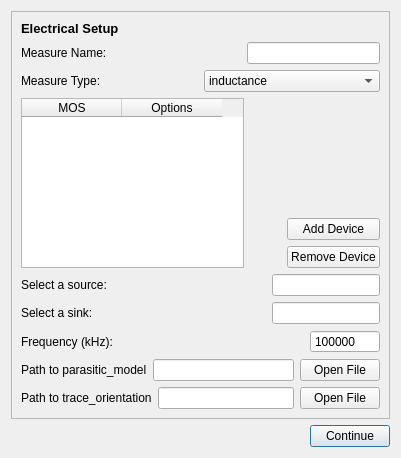
<?xml version="1.0" encoding="UTF-8"?>
<ui version="4.0">
 <class>Dialog</class>
 <widget class="QDialog" name="Dialog">
  <property name="geometry">
   <rect>
    <x>0</x>
    <y>0</y>
    <width>401</width>
    <height>458</height>
   </rect>
  </property>
  <property name="windowTitle">
   <string>Electrical Setup</string>
  </property>
  <layout class="QVBoxLayout" name="verticalLayout_3">
   <item>
    <widget class="QFrame" name="electrical_setup_2">
     <property name="frameShape">
      <enum>QFrame::StyledPanel</enum>
     </property>
     <property name="frameShadow">
      <enum>QFrame::Raised</enum>
     </property>
     <layout class="QVBoxLayout" name="verticalLayout_4">
      <item>
       <widget class="QLabel" name="label_17">
        <property name="text">
         <string>&lt;html&gt;&lt;head/&gt;&lt;body&gt;&lt;p align=&quot;justify&quot;&gt;&lt;span style=&quot; font-size:10pt; font-weight:600;&quot;&gt;Electrical Setup&lt;/span&gt;&lt;/p&gt;&lt;/body&gt;&lt;/html&gt;</string>
        </property>
       </widget>
      </item>
      <item>
       <layout class="QHBoxLayout" name="horizontalLayout_12">
        <item>
         <widget class="QLabel" name="label_19">
          <property name="text">
           <string>Measure Name:</string>
          </property>
         </widget>
        </item>
        <item>
         <spacer name="horizontalSpacer_3">
          <property name="orientation">
           <enum>Qt::Horizontal</enum>
          </property>
          <property name="sizeHint" stdset="0">
           <size>
            <width>40</width>
            <height>20</height>
           </size>
          </property>
         </spacer>
        </item>
        <item>
         <widget class="QLineEdit" name="lineEdit"/>
        </item>
       </layout>
      </item>
      <item>
       <layout class="QHBoxLayout" name="horizontalLayout_13">
        <item>
         <widget class="QLabel" name="label_20">
          <property name="text">
           <string>Measure Type:</string>
          </property>
         </widget>
        </item>
        <item>
         <widget class="QComboBox" name="comboBox_5">
          <item>
           <property name="text">
            <string>inductance</string>
           </property>
          </item>
          <item>
           <property name="text">
            <string>resistance</string>
           </property>
          </item>
         </widget>
        </item>
       </layout>
      </item>
      <item>
       <layout class="QHBoxLayout" name="horizontalLayout_3">
        <item>
         <widget class="QTableWidget" name="tableWidget">
          <column>
           <property name="text">
            <string>MOS</string>
           </property>
          </column>
          <column>
           <property name="text">
            <string>Options</string>
           </property>
          </column>
         </widget>
        </item>
        <item>
         <spacer name="horizontalSpacer_2">
          <property name="orientation">
           <enum>Qt::Horizontal</enum>
          </property>
          <property name="sizeType">
           <enum>QSizePolicy::Maximum</enum>
          </property>
          <property name="sizeHint" stdset="0">
           <size>
            <width>70</width>
            <height>20</height>
           </size>
          </property>
         </spacer>
        </item>
        <item>
         <layout class="QVBoxLayout" name="verticalLayout">
          <item>
           <spacer name="verticalSpacer">
            <property name="orientation">
             <enum>Qt::Vertical</enum>
            </property>
            <property name="sizeHint" stdset="0">
             <size>
              <width>20</width>
              <height>40</height>
             </size>
            </property>
           </spacer>
          </item>
          <item>
           <widget class="QPushButton" name="btn_add_device">
            <property name="text">
             <string>Add Device</string>
            </property>
           </widget>
          </item>
          <item>
           <widget class="QPushButton" name="btn_remove_device">
            <property name="text">
             <string>Remove Device</string>
            </property>
           </widget>
          </item>
         </layout>
        </item>
       </layout>
      </item>
      <item>
       <layout class="QHBoxLayout" name="horizontalLayout_15">
        <item>
         <widget class="QLabel" name="label_21">
          <property name="text">
           <string>Select a source:</string>
          </property>
         </widget>
        </item>
        <item>
         <widget class="QLineEdit" name="source_lineedit">
          <property name="sizePolicy">
           <sizepolicy hsizetype="Maximum" vsizetype="Fixed">
            <horstretch>0</horstretch>
            <verstretch>0</verstretch>
           </sizepolicy>
          </property>
         </widget>
        </item>
       </layout>
      </item>
      <item>
       <layout class="QHBoxLayout" name="horizontalLayout_16">
        <item>
         <widget class="QLabel" name="label_22">
          <property name="text">
           <string>Select a sink:</string>
          </property>
         </widget>
        </item>
        <item>
         <widget class="QLineEdit" name="sink_lineedit">
          <property name="sizePolicy">
           <sizepolicy hsizetype="Maximum" vsizetype="Fixed">
            <horstretch>0</horstretch>
            <verstretch>0</verstretch>
           </sizepolicy>
          </property>
         </widget>
        </item>
       </layout>
      </item>
      <item>
       <layout class="QHBoxLayout" name="horizontalLayout_14">
        <item>
         <widget class="QLabel" name="label_23">
          <property name="text">
           <string>Frequency (kHz):</string>
          </property>
         </widget>
        </item>
        <item>
         <widget class="QSpinBox" name="spinBox_9">
          <property name="sizePolicy">
           <sizepolicy hsizetype="Maximum" vsizetype="Fixed">
            <horstretch>0</horstretch>
            <verstretch>0</verstretch>
           </sizepolicy>
          </property>
          <property name="minimumSize">
           <size>
            <width>20</width>
            <height>0</height>
           </size>
          </property>
          <property name="maximumSize">
           <size>
            <width>70</width>
            <height>16777215</height>
           </size>
          </property>
          <property name="buttonSymbols">
           <enum>QAbstractSpinBox::NoButtons</enum>
          </property>
          <property name="specialValueText">
           <string>100000</string>
          </property>
          <property name="maximum">
           <number>1000000000</number>
          </property>
         </widget>
        </item>
       </layout>
      </item>
      <item>
       <layout class="QHBoxLayout" name="horizontalLayout_5">
        <item>
         <widget class="QLabel" name="label_6">
          <property name="text">
           <string>Path to parasitic_model</string>
          </property>
         </widget>
        </item>
        <item>
         <widget class="QLineEdit" name="parasitic_textedit"/>
        </item>
        <item>
         <widget class="QPushButton" name="btn_open_parasitic">
          <property name="sizePolicy">
           <sizepolicy hsizetype="Maximum" vsizetype="Fixed">
            <horstretch>0</horstretch>
            <verstretch>0</verstretch>
           </sizepolicy>
          </property>
          <property name="minimumSize">
           <size>
            <width>0</width>
            <height>0</height>
           </size>
          </property>
          <property name="maximumSize">
           <size>
            <width>85</width>
            <height>16777215</height>
           </size>
          </property>
          <property name="text">
           <string>Open File</string>
          </property>
         </widget>
        </item>
       </layout>
      </item>
      <item>
       <layout class="QHBoxLayout" name="horizontalLayout_4">
        <item>
         <widget class="QLabel" name="label_5">
          <property name="text">
           <string>Path to trace_orientation</string>
          </property>
         </widget>
        </item>
        <item>
         <widget class="QLineEdit" name="trace_textedit"/>
        </item>
        <item>
         <widget class="QPushButton" name="btn_open_trace">
          <property name="sizePolicy">
           <sizepolicy hsizetype="Maximum" vsizetype="Fixed">
            <horstretch>0</horstretch>
            <verstretch>0</verstretch>
           </sizepolicy>
          </property>
          <property name="minimumSize">
           <size>
            <width>0</width>
            <height>0</height>
           </size>
          </property>
          <property name="maximumSize">
           <size>
            <width>85</width>
            <height>16777215</height>
           </size>
          </property>
          <property name="text">
           <string>Open File</string>
          </property>
         </widget>
        </item>
       </layout>
      </item>
     </layout>
    </widget>
   </item>
   <item>
    <layout class="QHBoxLayout" name="horizontalLayout">
     <item>
      <spacer name="horizontalSpacer">
       <property name="orientation">
        <enum>Qt::Horizontal</enum>
       </property>
       <property name="sizeHint" stdset="0">
        <size>
         <width>40</width>
         <height>20</height>
        </size>
       </property>
      </spacer>
     </item>
     <item>
      <widget class="QPushButton" name="btn_continue">
       <property name="text">
        <string>Continue</string>
       </property>
       <property name="default">
        <bool>true</bool>
       </property>
       <property name="flat">
        <bool>false</bool>
       </property>
      </widget>
     </item>
    </layout>
   </item>
  </layout>
 </widget>
 <resources/>
 <connections/>
</ui>
